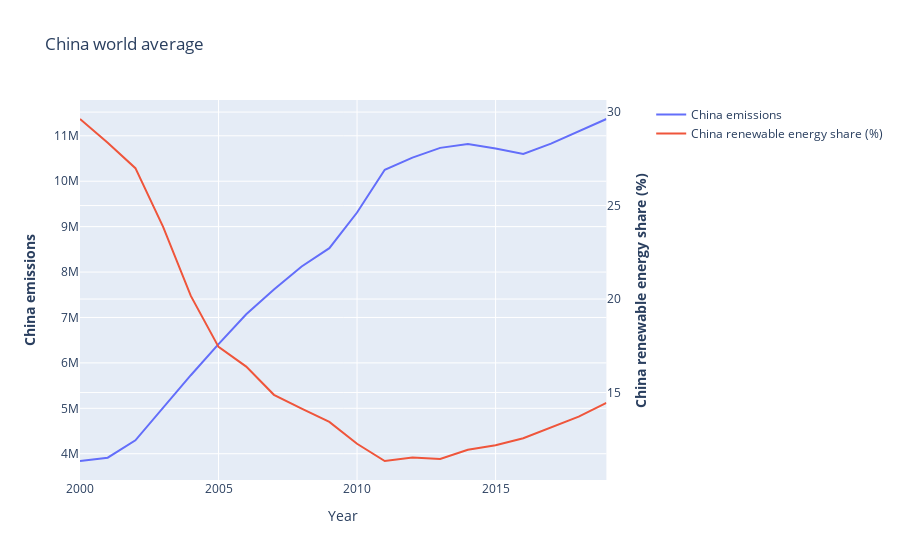

Notebook cell for this chart:
### Markdown cell above
The emissions in developing countries have had a steady increase over the years. In 2020 there has been a decrease of emissions, similar to the world sum emissions (previous graph). There as also been an increase of renewable energy in that year. Due to the economic growth in these countries the emissions will only increase, renewable energy is for this reason not enough to combat this issue.

### Code cell
china_data = df[(df['Element'] == "Emissions (CO2)") & (df['Item'] == "All sectors without LULUCF") & (df['Area'] == "China")].drop(columns=[
    'Item', 'Element']).dropna()
china_means = pd.concat([china_data['Renewable energy share in the total final energy consumption (%)'].groupby(china_data['Year']).mean(), china_data['Emission'].groupby(china_data['Year']).sum()], axis=1)

import plotly.graph_objects as go
from plotly.subplots import make_subplots

# Create figure with secondary y-axis
fig = make_subplots(specs=[[{"secondary_y": True}]])

# Add traces
fig.add_trace(
    go.Scatter(x=china_means.index, y=china_means['Emission'], name="China emissions"),
    secondary_y=False,
)

fig.add_trace(
    go.Scatter(x=china_means.index, y=china_means['Renewable energy share in the total final energy consumption (%)'], name="China renewable energy share (%)"),
    secondary_y=True,
)

# Add figure title
fig.update_layout(
    title_text="China world average"
)

# Set x-axis title
fig.update_xaxes(title_text="Year")

# Set y-axes titles
fig.update_yaxes(title_text="<b>China emissions</b>", secondary_y=False)
fig.update_yaxes(title_text="<b>China renewable energy share (%)</b>", secondary_y=True)
fig.show()

### Figure 1 — Plotly figure (JSON) as saved in the notebook; plotly's stock layout.template omitted (floating-point values rounded to 4 significant figures)
{"data": [{"name": "China emissions", "type": "scatter", "x": [2000, 2001, 2002, 2003, 2004, 2005, 2006, 2007, 2008, 2009, 2010, 2011, 2012, 2013, 2014, 2015, 2016, 2017, 2018, 2019], "xaxis": "x", "y": [3840000.0, 3913000.0, 4295000.0, 5022000.0, 5729000.0, 6413000.0, 7069000.0, 7616000.0, 8123000.0, 8527000.0, 9312000.0, 10250000.0, 10520000.0, 10730000.0, 10820000.0, 10720000.0, 10600000.0, 10830000.0, 11100000.0, 11370000.0], "yaxis": "y"}, {"name": "China renewable energy share (%)", "type": "scatter", "x": [2000, 2001, 2002, 2003, 2004, 2005, 2006, 2007, 2008, 2009, 2010, 2011, 2012, 2013, 2014, 2015, 2016, 2017, 2018, 2019], "xaxis": "x", "y": [29.63, 28.36, 27, 23.86, 20.17, 17.44, 16.39, 14.88, 14.14, 13.43, 12.26, 11.34, 11.53, 11.45, 11.94, 12.18, 12.56, 13.13, 13.71, 14.45], "yaxis": "y2"}], "layout": {"title": {"text": "China world average"}, "xaxis": {"anchor": "y", "domain": [0, 0.94], "title": {"text": "Year"}}, "yaxis": {"anchor": "x", "domain": [0, 1], "title": {"text": "<b>China emissions</b>"}}, "yaxis2": {"anchor": "x", "overlaying": "y", "side": "right", "title": {"text": "<b>China renewable energy share (%)</b>"}}}}
